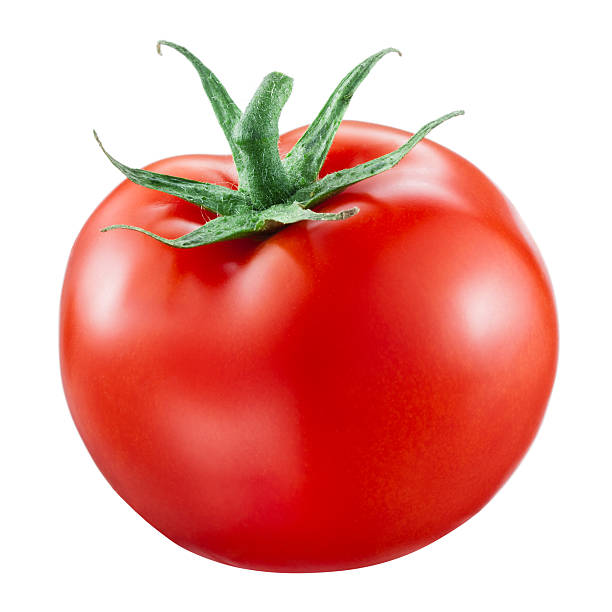
#> input picture LKP6/tomato.jpeg, 612 x 612 px
$ python lkp6.py
#> lines starting #> are read from the running program, lines starting #| are printed output that depends on the picture; after the words box and inside, x2 and y2 are one past the last pixel; in counts of white or black regions, pixels touching at a corner belong together
# Import library yang akan digunakan
import cv2
import numpy as np
import matplotlib.pyplot as plt

# Memasukkan gambar ke program
# Membuat gambar baru dalam format HSV dan LAB
rgb_img = cv2.imread("tomato.jpeg")
#> rgb_img is the input picture: shape (612, 612, 3); mean B, G, R 156.7, 163.6, 231.5
hsv_img = cv2.cvtColor(rgb_img, cv2.COLOR_BGR2HSV)
#> hsv_img: shape (612, 612, 3); mean H, S, V 12.9, 93.9, 233.7
lab_img = cv2.cvtColor(rgb_img, cv2.COLOR_BGR2LAB)
#> lab_img: shape (612, 612, 3); mean of channels 0, 1, 2 195.4, 152, 148.5

# Memecah channel tiap format gambar
blue, green, red = cv2.split(rgb_img)
hue, sat, val = cv2.split(hsv_img)
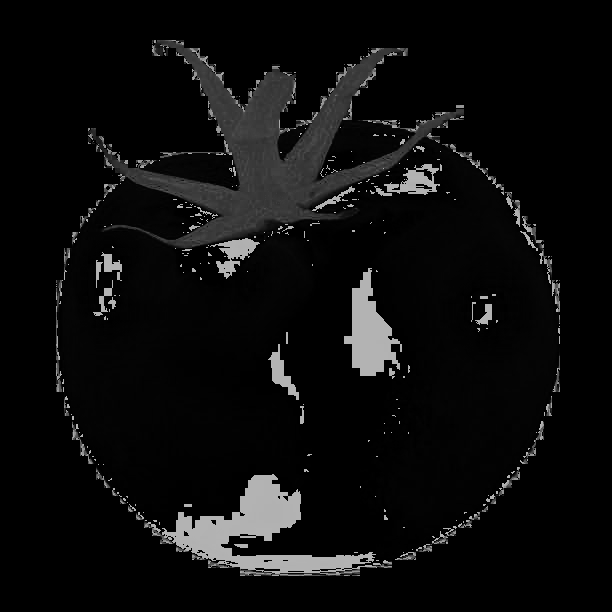
#> hue: shape (612, 612); min 0, max 179, mean 12.9
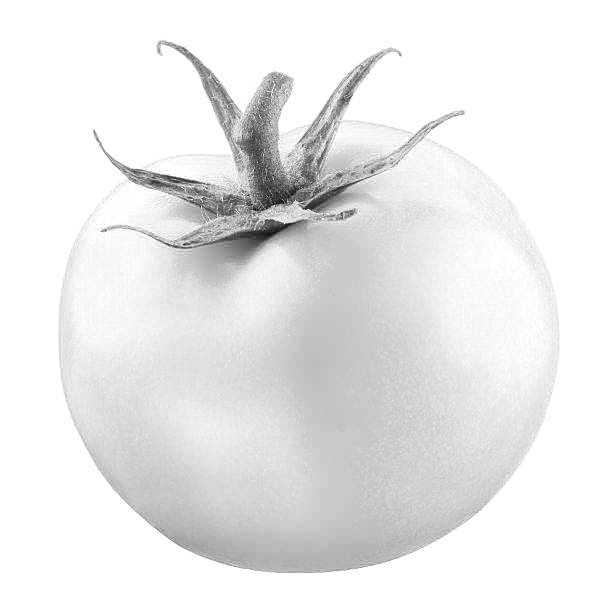
#> val: shape (612, 612); min 9, max 255, mean 233.7
L, A, B = cv2.split(lab_img)
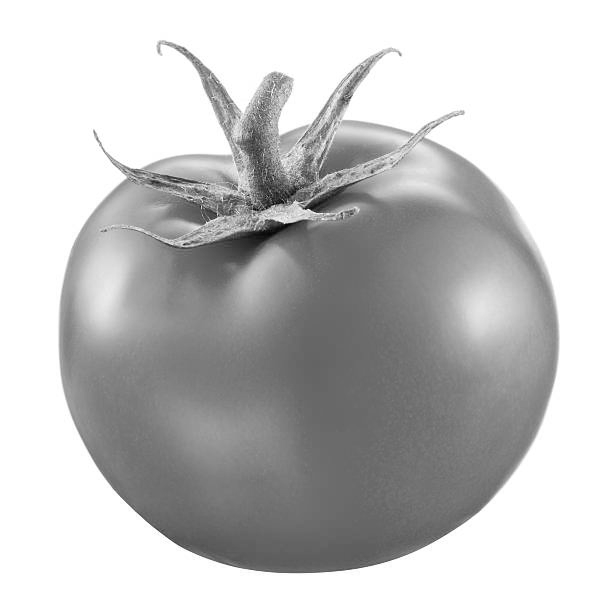
#> L: shape (612, 612); min 5, max 255, mean 195.4
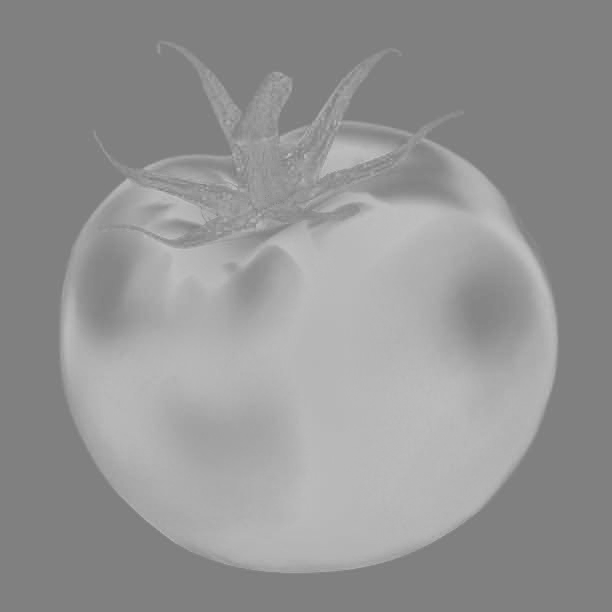
#> B: shape (612, 612); min 119, max 197, mean 148.5

# Visualisasi gambar dan jumlah pixel dalam bentuk plot
# RGB color space
fig, ax1 = plt.subplots(2, 3, figsize = (20,8), squeeze = False)
ax1[0,0].set_title('Red')
ax1[0,0].imshow(red, cmap='gray', vmin=0, vmax=255)
ax1[1,0].set_title('Histogram Red')
ax1[1,0].hist(red.ravel(), 256, [10,256])

ax1[0,1].set_title('Green')
ax1[0,1].imshow(green, cmap='gray', vmin=0, vmax=255)
ax1[1,1].set_title('Histogram Green')
ax1[1,1].hist(green.ravel(), 256, [10,256])

ax1[0,2].set_title('Blue')
ax1[0,2].imshow(blue, cmap='gray', vmin=0, vmax=255)
ax1[1,2].set_title('Histogram Blue')
ax1[1,2].hist(blue.ravel(), 256, [10,256])

# HSV color space
fig, ax2 = plt.subplots(2, 3, figsize = (20,8), squeeze = False)
ax2[0,0].set_title('Hue')
ax2[0,0].imshow(hue, cmap='gray', vmin=0, vmax=255)
ax2[1,0].set_title('Histogram Hue')
ax2[1,0].hist(hue.ravel(), 256, [10,256])

ax2[0,1].set_title('Saturation')
ax2[0,1].imshow(sat, cmap='gray', vmin=0, vmax=255)
ax2[1,1].set_title('Histogram Saturation')
ax2[1,1].hist(sat.ravel(), 256, [10,256])

ax2[0,2].set_title('Value')
ax2[0,2].imshow(val, cmap='gray', vmin=0, vmax=255)
ax2[1,2].set_title('Histogram Value')
ax2[1,2].hist(val.ravel(), 256, [10,256])

# LAB color space
fig, ax3 = plt.subplots(2, 3, figsize = (20,8), squeeze = False)
ax3[0,0].set_title('L')
ax3[0,0].imshow(L, cmap='gray', vmin=0, vmax=255)
ax3[1,0].set_title('Histogram L')
ax3[1,0].hist(L.ravel(), 256, [10,256])

ax3[0,1].set_title('A')
ax3[0,1].imshow(A, cmap='gray', vmin=0, vmax=255)
ax3[1,1].set_title('Histogram A')
ax3[1,1].hist(A.ravel(), 256, [10,256])

ax3[0,2].set_title('B')
ax3[0,2].imshow(B, cmap='gray', vmin=0, vmax=255)
ax3[1,2].set_title('Histogram B')
ax3[1,2].hist(B.ravel(), 256, [10,256])

# plt.show()

# Dari gambar visualisasi yang didapat, akan digunakan gambar dengan format
# LAB (Lebih spesifik yaitu bagian A* nya saja) karena bagian yang ingin di
# mask terlihat lebih jelas untuk dibedakan dengan backgroundnya

# Menentukan nilai thresholding
lower_thresh = np.array([135])
upper_thresh = np.array([202])

# Membuat mask gambar
mask = cv2.inRange(A, lower_thresh, upper_thresh)
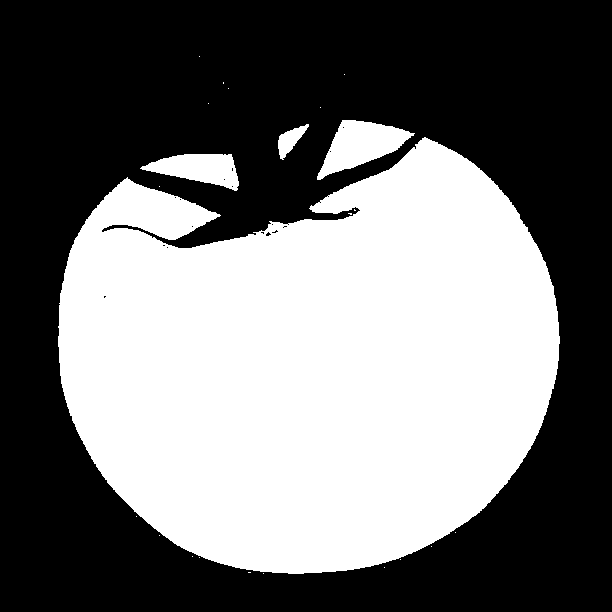
#> mask: shape (612, 612); 44.6% white; 23 white regions (19 under 20 px), largest, box (x1, y1, x2, y2) and area: (58, 137, 560, 574) 161493, (317, 120, 415, 180) 2952, (140, 154, 239, 191) 2159, (278, 124, 309, 160) 494

# Menerapkan / Segmentasi mask ke gambar yang akan di masking
mask_img1 = cv2.bitwise_and(rgb_img, rgb_img, mask = mask)

# # Menampilkan gambar mask dan gambar yang telah di masking
cv2.imshow("mask1", mask)
cv2.imshow("mask_img1", mask_img1)

# Melakukan operasi noise removal dengan fungsi medianBlur
mask = cv2.medianBlur(mask, 5)
#> mask: shape (612, 612); 44.6% white; 4 white regions, box (x1, y1, x2, y2) and area: (58, 138, 560, 574) 161546, (317, 120, 413, 180) 2943, (142, 154, 239, 191) 2157, (278, 125, 308, 159) 487

# Menerapkan / Segmentasi mask yang baru ke gambar yang akan di masking
mask_img2 = cv2.bitwise_and(rgb_img, rgb_img, mask = mask)

# # Menampilkan gambar mask dan gambar yang telah di masking dan dilakukan noise removal
cv2.imshow("mask2", mask)
cv2.imshow("mask_img2", mask_img2)

# Fungsi closing + subplot
def closing(image, i):
#> called with i = 3
    fig, ax = plt.subplots(1, 4, figsize = (20,8), squeeze = False)
    x = 0
    kernel_dilasi = np.ones((i, i), np.uint8)
    for j in range (3, 11, 2):
        kernel_erosi = np.ones((j, j), np.uint8)
        dilasi = cv2.dilate(image, kernel_dilasi, iterations=1)
        erosi = cv2.erode(dilasi, kernel_erosi, iterations=1)
        ax[0, x].imshow(erosi)
        ax[0, x].set_title(str(j) + "x" + str(j))
        x = x + 1
#> after the loop, x = 4
    plt.show()
#> figure, not shown here; panel 4: tallest bar 182903 high, from x = 254.1 to 255; panel 5: tallest bar 181458 high, from x = 254.1 to 255; panel 6: tallest bar 181516 high, from x = 254.1 to 255
#> figure, not shown here; panel 4: tallest bar 9770 high, from x = 178.2 to 179.1; panel 5: tallest bar 23100 high, from x = 254.1 to 255; panel 6: tallest bar 185842 high, from x = 254.1 to 255
#> figure, not shown here; panel 4: tallest bar 180361 high, from x = 254.1 to 255; panel 5: tallest bar 181569 high, from x = 127.2 to 128.2; panel 6: tallest bar 181840 high, from x = 127.2 to 128.2
#> figure, not shown here; B, G, R data is drawn as R, G, B

# Mencari hasil gambar dengan kernel dilasi dan erosi yang berbeda
closing(mask_img2, 3)
closing(mask_img2, 5)
closing(mask_img2, 7)
closing(mask_img2, 9)
#> call 4 of closing, with i = 9
#> the loop in closing (call 4), `for j in range (3, 11, 2):` made 4 passes
#> pass 1, in closing (call 4), `dilasi = cv2.dilate(image, kernel_dilasi, iterations=1)`:
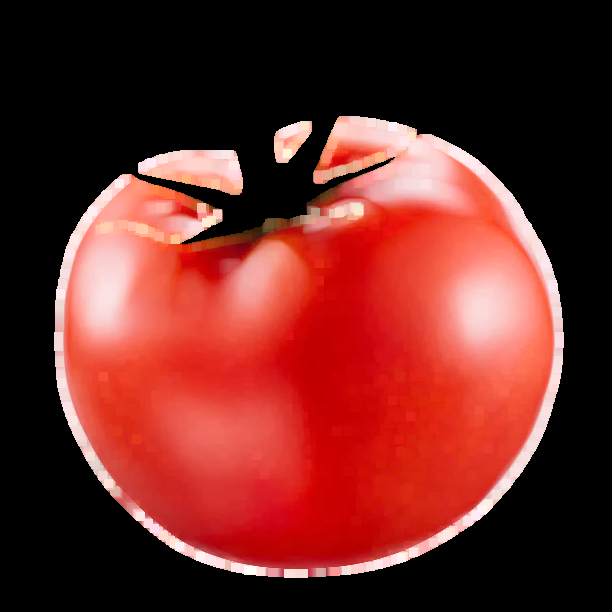
#> dilasi: shape (612, 612, 3); mean B, G, R 37, 41.6, 108.9
#> in closing (call 4), `plt.show()`:
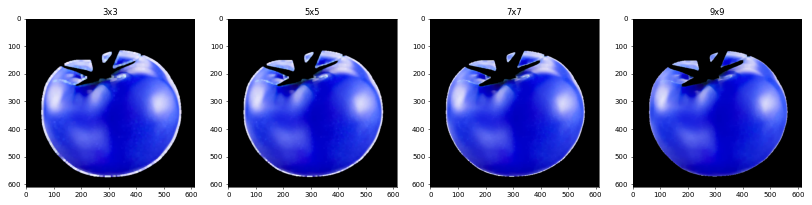
#> figure drawn by matplotlib, 4 panels; B, G, R data is drawn as R, G, B

# Dari hasil yang didapat, menurut saya hasil yang paling bagus adalah gambar dengan kernel dilasi 3x3 dan kernel erosi 5x5
kernel_dilasi = np.ones((3, 3), np.uint8)
kernel_erosi = np.ones((5, 5), np.uint8)
dilasi = cv2.dilate(mask_img2, kernel_dilasi, iterations=1)
erosi = cv2.erode(dilasi, kernel_erosi, iterations=1)
cv2.imshow("hasil akhir", erosi)

# # Menunggu suatu key untuk ditekan
cv2.waitKey(0)
